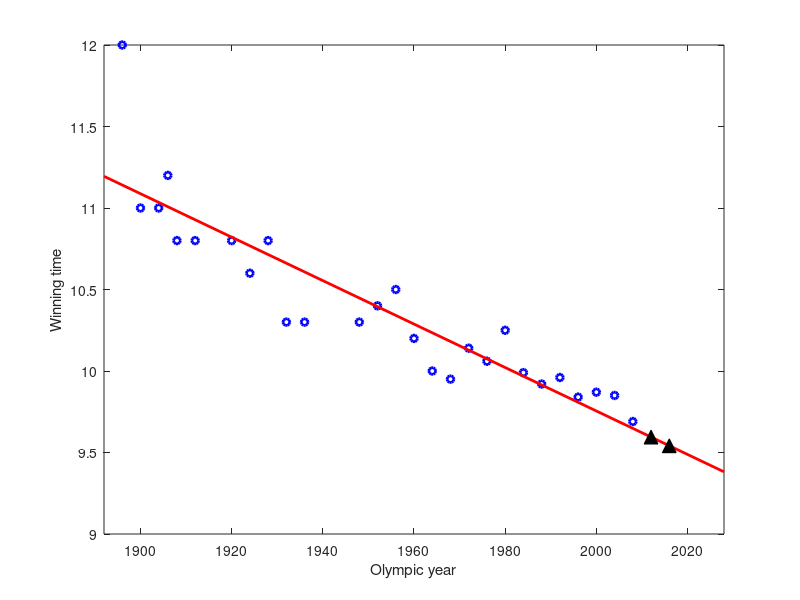

The MATLAB script that drew this image:
clear all;close all;clc;

load data/olympics.mat
x = male100(:,1); % Olympic years
t = male100(:,2); % Winning times
N = length(x); % 27
m_x = sum(x)/N;
m_t = sum(t)/N;
m_xt = sum(t.*x)/N;
m_xx = sum(x.*x)/N;
w_1 = (m_xt - m_x*m_t)/(m_xx - m_x^2);
w_0 = m_t - w_1*m_x;
figure(1);hold off
plot(x,t,'bo','markersize',5,'linewidth',2)
xplot = [min(x)-4 max(x)+20];
xlim(xplot);
hold on
plot(xplot,w_0+w_1*xplot,'r','linewidth',2)
xlabel('Olympic year');
ylabel('Winning time');

%% Make predictions at 2012 and 2016
xpred = [2012 2016];
tpred = w_0 + w_1 * xpred;
for i = 1:length(xpred)
    fprintf('\n predicted winning time in %g is %g seconds',xpred(i),tpred(i));
end

plot(xpred,tpred,'k^','markersize',10,'markerfacecolor','k');
